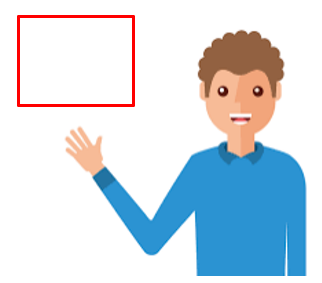
#> input picture images/1.png, 322 x 283 px, given in place of the camera
$ jupyter execute finger_count.ipynb   (text cells are left out)
#> lines starting #> are read from the running program, lines starting #| are printed output that depends on the picture; after the words box and inside, x2 and y2 are one past the last pixel; in counts of white or black regions, pixels touching at a corner belong together
[cell 1]
import cv2
import numpy as np

# Used for distance calculation later on
from sklearn.metrics import pairwise

[cell 2]
background = None

# Start with a halfway point between 0 and 1 of accumulated weight. You can adjust it.
accumulated_weight = 0.5


# Manually set up our ROI for grabbing the hand.
# Feel free to change these. I just chose the top right corner for filming.

roi_top = 20
roi_bottom = 300
roi_right = 300
roi_left = 600

[cell 3]
def calc_accum_avg(frame, accumulated_weight):

    global background

    # For first time, create the background from a copy of the frame.
    if background is None:
        background = frame.copy().astype("float")
        return None

    # compute average weighted, accumulate it and update the background
    cv2.accumulateWeighted(frame, background, accumulated_weight)

[cell 4]
# [20 lines left out: function segment, not called in this run]

[cell 5]
# [68 lines left out: function count_fingers, not called in this run]

[cell 6]
cam = cv2.VideoCapture(0)

num_frames = 0


while True:
    # get the current frame
    ret, frame = cam.read()
#> frame is the input picture: shape (283, 322, 3); mean B, G, R 228.8, 219.9, 209

    # flip the frame so that it is not the mirror view
    frame = cv2.flip(frame, 1)
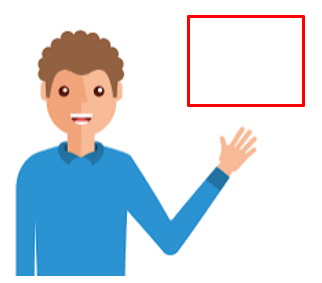
#> frame: shape (283, 322, 3); mean B, G, R 228.8, 219.9, 209


    frame_copy = frame.copy()

    # Grab the ROI from the frame
    roi = frame[roi_top:roi_bottom, roi_right:roi_left]
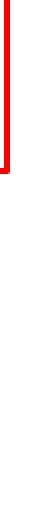
#> roi: shape (263, 22, 3) (shown 2 times larger); mean B, G, R 243.2, 243.2, 255

    # Apply grayscale and blur to ROI
    gray = cv2.cvtColor(roi, cv2.COLOR_BGR2GRAY)
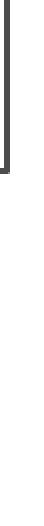
#> gray: shape (263, 22) (shown 2 times larger); min 76, max 255, mean 246.8
    gray = cv2.GaussianBlur(gray, (7, 7), 0)
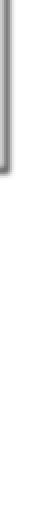
#> gray: shape (263, 22) (shown 2 times larger); min 111, max 255, mean 246.4

    # For the first, calculate the average of the background.
    if num_frames < 60:
        calc_accum_avg(gray, accumulated_weight)
        if num_frames <= 59:
            cv2.putText(frame_copy, "WAIT! GETTING BACKGROUND AVG.", (200, 400), cv2.FONT_HERSHEY_SIMPLEX, 1, (0,0,255), 2)
            cv2.imshow("Finger Count",frame_copy)

    else:
        # now that we have the background, we can segment the hand.

        hand = segment(gray)


        if hand is not None:

            # unpack
            thresholded, hand_segment = hand

            # Draw contours around hand segment
            cv2.drawContours(frame_copy, [hand_segment + (roi_right, roi_top)], -1, (255, 0, 0),1)

            # Count the fingers
            fingers = count_fingers(thresholded, hand_segment)


            cv2.putText(frame_copy, str(fingers), (70, 45), cv2.FONT_HERSHEY_SIMPLEX, 1, (0,0,255), 2)


            cv2.imshow("Thesholded", thresholded)


    cv2.rectangle(frame_copy, (roi_left, roi_top), (roi_right, roi_bottom), (0,0,255), 5)
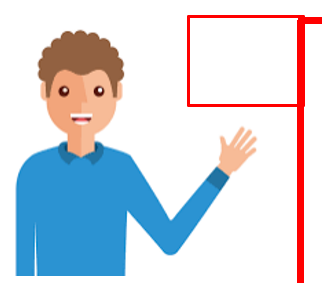
#> frame_copy: shape (283, 322, 3); 1.95% of pixels changed, all inside (x1, y1, x2, y2) = (297, 17, 322, 283)

    # increment the number of frames for tracking
    num_frames += 1


    cv2.imshow("Finger Count", frame_copy)


    k = cv2.waitKey(1) & 0xFF
#> (key Esc is pressed here)

    if k == 27:
        break


cam.release()
cv2.destroyAllWindows()
